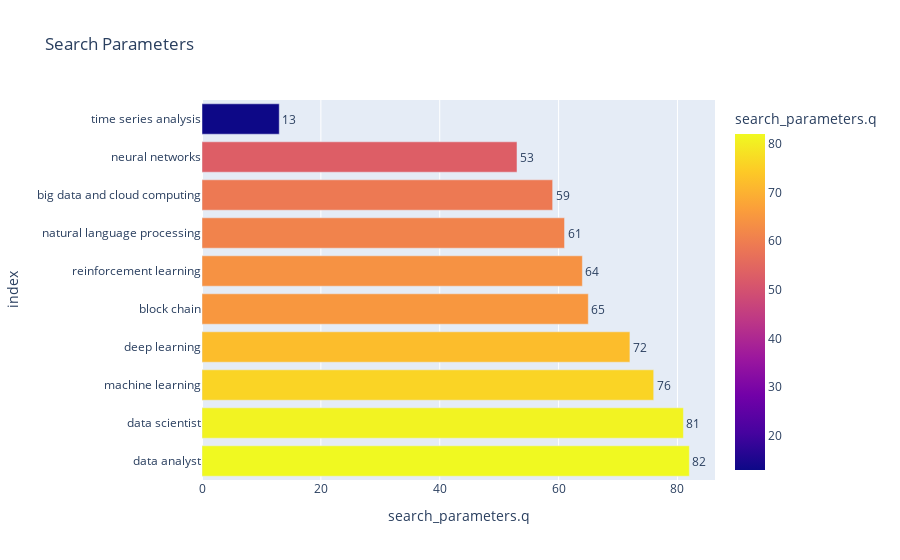

The notebook cell this image was saved under:
### Code cell
# bar chart for search_parameters.q
df_temp = df['search_parameters.q'].value_counts()
fig = px.bar(df_temp, x='search_parameters.q', title='Search Parameters',
             color='search_parameters.q',labels={'value':'Count'},
             text='search_parameters.q', 
             color_discrete_sequence=px.colors.qualitative.Plotly
            )
fig.update_traces(texttemplate='%{text:}', textposition='outside')
fig.show()

### Figure 1 — Plotly figure (JSON) as saved in the notebook; plotly's stock layout.template omitted (floating-point values rounded to 4 significant figures)
{"data": [{"alignmentgroup": "True", "hovertemplate": "search_parameters.q=%{marker.color}<br>index=%{y}<extra></extra>", "legendgroup": "", "marker": {"color": [82, 81, 76, 72, 65, 64, 61, 59, 53, 13], "coloraxis": "coloraxis", "pattern": {"shape": ""}}, "name": "", "offsetgroup": "", "orientation": "h", "showlegend": false, "text": [82, 81, 76, 72, 65, 64, 61, 59, 53, 13], "textposition": "outside", "texttemplate": "%{text:}", "type": "bar", "x": [82, 81, 76, 72, 65, 64, 61, 59, 53, 13], "xaxis": "x", "y": ["data analyst", "data scientist", "machine learning", "deep learning", "block chain", "reinforcement learning", "natural language processing", "big data and cloud computing", "neural networks", "time series analysis"], "yaxis": "y"}], "layout": {"barmode": "relative", "coloraxis": {"colorbar": {"title": {"text": "search_parameters.q"}}, "colorscale": [[0, "#0d0887"], [0.1111, "#46039f"], [0.2222, "#7201a8"], [0.3333, "#9c179e"], [0.4444, "#bd3786"], [0.5556, "#d8576b"], [0.6667, "#ed7953"], [0.7778, "#fb9f3a"], [0.8889, "#fdca26"], [1, "#f0f921"]]}, "legend": {"tracegroupgap": 0}, "title": {"text": "Search Parameters"}, "xaxis": {"anchor": "y", "domain": [0, 1], "title": {"text": "search_parameters.q"}}, "yaxis": {"anchor": "x", "domain": [0, 1], "title": {"text": "index"}}}}
